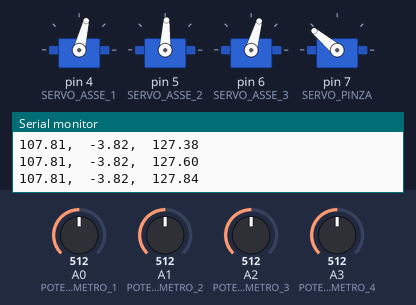
Bench run of a sketch on a simulated Arduino Uno, built with avr-gcc and run on an emulated ATmega328P. On the bench: 4 × servo, the last lines printed to the serial monitor. The test bench sets the inputs (shaded band); at power-on: A3 (POTENZIOMETRO_4) = 512, A0 (POTENZIOMETRO_1) = 512, A1 (POTENZIOMETRO_2) = 512, A2 (POTENZIOMETRO_3) = 512.

Above: at 1.2 s.
1.3 s: A3 (POTENZIOMETRO_4) set to 306
At 1.51 s:
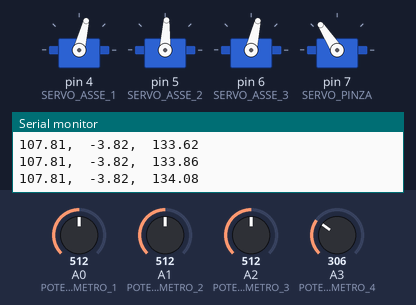
4.3 s: A3 (POTENZIOMETRO_4) set to 30
At 4.54 s:
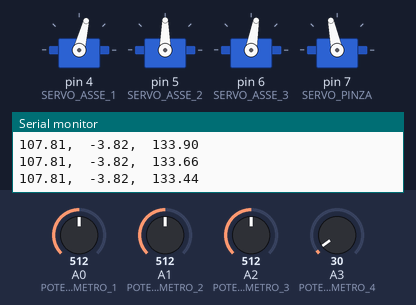
7.3 s: A3 (POTENZIOMETRO_4) set to 716
At 7.79 s:
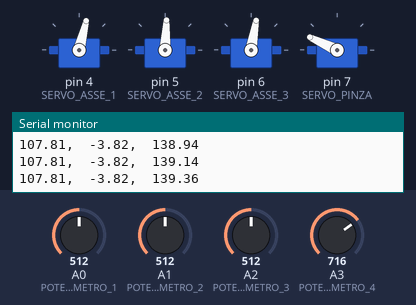
10.3 s: A3 (POTENZIOMETRO_4) set to 992
At 11.79 s:
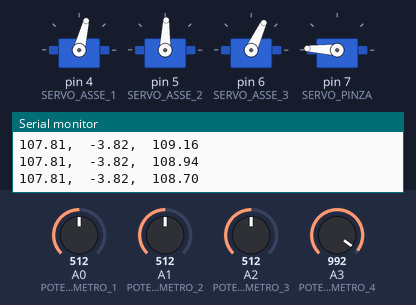
Timing chart, 0 to 14.3 s (numbered marks = the images above; inputs shaded):
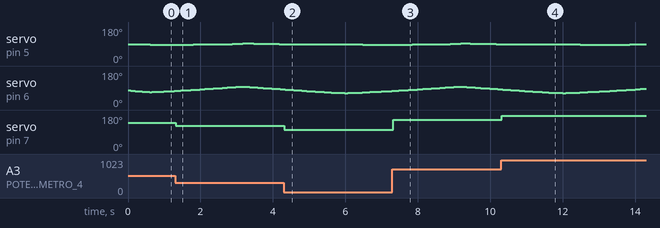

The sketch:

traiettoriaZ.ino
```cpp
/*
 *  VEDI LA LEZIONE COMPLETA :  https://youtu.be/VfE-PyNZjaI
 */

#include <Servo.h>

Servo Servo_0;   /* asse 1, angolo Beta */
Servo Servo_1;   /* asse 2, angolo Alfa */
Servo Servo_2;   /* asse 3, angolo Gamma */
Servo Servo_3;

#define POTENZIOMETRO_1   A0
#define POTENZIOMETRO_2   A1
#define POTENZIOMETRO_3   A2
#define POTENZIOMETRO_4   A3

#define SERVO_ASSE_1  4
#define SERVO_ASSE_2  5
#define SERVO_ASSE_3  6
#define SERVO_PINZA   7
#define PULSANTE      3

#define DELTA_ALFA    1
#define DELTA_BETA    1
#define DELTA_GAMMA   1

#define OFFSET_ALFA    0
#define OFFSET_BETA    -11
#define OFFSET_GAMMA   -10

#define DELTA_T_MS    3000


int potenziometro[4];
int alfa1024, beta1024, gamma1024;
float xmm, ymm, zmm;
int tempoPressionePulsanteDS;


float punto0[3], punto1[3];
unsigned long t0, t1;
int   stato_movimento;
float velX, velY, velZ;


void setup()
{
  Serial.begin(115200);

  Servo_0.attach( SERVO_ASSE_1 );
  Servo_1.attach( SERVO_ASSE_2 );
  Servo_2.attach( SERVO_ASSE_3 );
  Servo_3.attach( SERVO_PINZA );

  // PULSANTE
  pinMode(PULSANTE, INPUT);

  tempoPressionePulsanteDS = 0;
  alfa1024 = 500;
  beta1024 = 500;
  gamma1024 = 500;
  calcoloCinematicoDiretto(alfa1024, beta1024, gamma1024, &xmm, &ymm, &zmm);
  writeServo();

  punto0[0] = xmm; // x del punto 0
  punto0[1] = ymm; // y del punto 0
  punto0[2] = zmm - 30; // z del punto 0

  punto1[0] = xmm; // x del punto 1
  punto1[1] = ymm; // y del punto 1
  punto1[2] = zmm + 30; // z del punto 1

  t0 = millis();
  velX = (punto1[0] - punto0[0])/DELTA_T_MS;
  velY = (punto1[1] - punto0[1])/DELTA_T_MS;
  velZ = (punto1[2] - punto0[2])/DELTA_T_MS;
  stato_movimento = 1;

  Serial.println( "Le tre velocità" );
  Serial.println( velX );
  Serial.println( velY );
  Serial.println( velZ );

}

/*
 - loop function
 * ---------------------------------------------------------------------------*/
void loop()
{
  float x2mm, y2mm, z2mm;

  readPot();   // leggo il potenziometro solo per la pinza

  /*
    x2mm = map(potenziometro[0], 0, 1023,   30, 100);
    y2mm = map(potenziometro[1], 0, 1023, -100, 100);
    z2mm = map(potenziometro[2], 0, 1023,    0, 150);
  */

  if (stato_movimento == 1) {
    /* devo andare da Punto0 a Punto1 */
    x2mm = punto0[0] + velX*(millis() - t0);
    y2mm = punto0[1] + velY*(millis() - t0);
    z2mm = punto0[2] + velZ*(millis() - t0);

    if ( (millis() - t0) >= DELTA_T_MS ) {
      t0 = millis();
      velX = (punto0[0] - punto1[0])/DELTA_T_MS;
      velY = (punto0[1] - punto1[1])/DELTA_T_MS;
      velZ = (punto0[2] - punto1[2])/DELTA_T_MS;
      stato_movimento = 2;
    }
  } else  /* stato_movimento == 2 */ {
    /* devo andare da Punto1 a Punto0 */
    x2mm = punto1[0] + velX*(millis() - t0);
    y2mm = punto1[1] + velY*(millis() - t0);
    z2mm = punto1[2] + velZ*(millis() - t0);

    if ( (millis() - t0) >= DELTA_T_MS ) {
      t0 = millis();
      velX = (punto1[0] - punto0[0])/DELTA_T_MS;
      velY = (punto1[1] - punto0[1])/DELTA_T_MS;
      velZ = (punto1[2] - punto0[2])/DELTA_T_MS;
      stato_movimento = 1;
    }
  }


  Serial.print(x2mm);
  Serial.print(",\t");
  Serial.print(y2mm);
  Serial.print(",\t");
  Serial.println(z2mm);

/***************

  PRESA DIRETTA SUI POTENZIOMETRI:

  alfa1024 = potenziometro[1];
  beta1024 = potenziometro[0];
  gamma1024 = potenziometro[2];

****************/

  /* posizione effettiva : xmm, ymm, zmm */
  /* posizione desiderata : x2mm, y2mm, z2mm */

  int alfa1024_ok,  beta1024_ok,  gamma1024_ok;
  float errore1;

  calcoloCinematicoDiretto(alfa1024, beta1024, gamma1024, &xmm, &ymm, &zmm);
  errore1 = calcoloErrore ((x2mm - xmm), (y2mm - ymm), (z2mm - zmm));

  alfa1024_ok = alfa1024;
  beta1024_ok = beta1024;
  gamma1024_ok = gamma1024;

  /* TENTATIVO 1 */
  tentativoMovimento( alfa1024 + DELTA_ALFA, beta1024, gamma1024, &errore1, x2mm, y2mm, z2mm, &alfa1024_ok, &beta1024_ok, &gamma1024_ok);

  /* TENTATIVO 2 */
  tentativoMovimento( alfa1024 - DELTA_ALFA, beta1024, gamma1024, &errore1, x2mm, y2mm, z2mm, &alfa1024_ok, &beta1024_ok, &gamma1024_ok);

  /* TENTATIVO 3 */
  tentativoMovimento( alfa1024, beta1024 + DELTA_BETA, gamma1024, &errore1, x2mm, y2mm, z2mm, &alfa1024_ok, &beta1024_ok, &gamma1024_ok);

  /* TENTATIVO 4 */
  tentativoMovimento( alfa1024, beta1024 - DELTA_BETA, gamma1024, &errore1, x2mm, y2mm, z2mm, &alfa1024_ok, &beta1024_ok, &gamma1024_ok);

  /* TENTATIVO 5 */
  tentativoMovimento( alfa1024, beta1024, gamma1024 + DELTA_GAMMA, &errore1, x2mm, y2mm, z2mm, &alfa1024_ok, &beta1024_ok, &gamma1024_ok);

  /* TENTATIVO 6 */
  tentativoMovimento( alfa1024, beta1024, gamma1024 - DELTA_GAMMA, &errore1, x2mm, y2mm, z2mm, &alfa1024_ok, &beta1024_ok, &gamma1024_ok);

  alfa1024 =  alfa1024_ok;
  beta1024 =  beta1024_ok;
  gamma1024 = gamma1024_ok;

  writeServo();

}
```

Button.ino
```cpp
//Calculate the time the button  pressed
void readButton()
{
  if (digitalRead(PULSANTE) == 0)
  {
    delay(10);
    if (digitalRead(PULSANTE) == 0)
    {
      tempoPressionePulsanteDS = 0;
      while (!digitalRead(PULSANTE))
      {
        tempoPressionePulsanteDS ++;
        delay(100);
      }
    }
  }
}
```

Cinematica.ino
```cpp
void calcoloCinematicoDiretto(int alfa1024, int beta1024, int gamma1024, float *xmm, float *ymm, float *zmm) {

  float alfaDeg, betaDeg, gammaDeg;
  alfaDeg  = map(alfa1024, 0, 1023,  18000,    0) / 100.0;
  betaDeg  = map(beta1024, 0, 1023,  -9000, 9000) / 100.0;
  gammaDeg = map(gamma1024, 0, 1023, 18000,    0) / 100.0;

  /* trasformo da gradi a radianti */
  float alfaRad, betaRad, gammaRad;
  alfaRad  = alfaDeg * 3.141592/180.00;
  betaRad  = betaDeg * 3.141592/180.00;
  gammaRad = gammaDeg * 3.141592/180.00;

  float xOmm, yOmm, zOmm;
  xOmm = 0;
  yOmm = 0;
  zOmm = 0;

  float xO1mm, yO1mm, zO1mm;
  xO1mm = xOmm + 0;
  yO1mm = yOmm + 0;
  zO1mm = zOmm + 64;

  float xO2mm, yO2mm, zO2mm;
  xO2mm = xO1mm + 60*cos(alfaRad)*cos(betaRad);
  yO2mm = yO1mm + 60*cos(alfaRad)*sin(betaRad);
  zO2mm = zO1mm + 60*sin(alfaRad);

  float xPmm, yPmm, zPmm;
  /*
   * SENZA CONSIDERARE I 10 MM DI DISALLINEAMENTO
   *
  xPmm = xO2mm + 110*cos(alfaRad - gammaRad)*cos(betaRad);
  yPmm = yO2mm + 110*cos(alfaRad - gammaRad)*sin(betaRad);
  zPmm = zO2mm + 110*sin(alfaRad - gammaRad);
   *
   */
  /*
   * CONSIDERANDO I 10 MM DI DISALLINEAMENTO IN Z
   */
  xPmm = xO2mm + (110*cos(alfaRad - gammaRad) - 10*sin(alfaRad - gammaRad))*cos(betaRad);
  yPmm = yO2mm + (110*cos(alfaRad - gammaRad) - 10*sin(alfaRad - gammaRad))*sin(betaRad);
  zPmm = zO2mm + (110*sin(alfaRad - gammaRad) + 10*cos(alfaRad - gammaRad));

  *xmm = xPmm;
  *ymm = yPmm;
  *zmm = zPmm;

  /*
  Serial.print(xPmm);
  Serial.print(",");
  Serial.print(yPmm);
  Serial.print(",");
  Serial.println(zPmm);
  */
}

float calcoloErrore ( float deltaX, float deltaY, float deltaZ ) {

  return ((deltaX*deltaX) + (deltaY*deltaY) + (deltaZ*deltaZ));

}


void tentativoMovimento(int alfa1024_tmp, int beta1024_tmp, int gamma1024_tmp,
                        float *errore1,
                        float x2mm, float y2mm, float z2mm,
                        int *alfa1024_ok, int *beta1024_ok, int *gamma1024_ok) {

  float xmm_tmp, ymm_tmp, zmm_tmp, errore2;

  calcoloCinematicoDiretto(alfa1024_tmp, beta1024_tmp, gamma1024_tmp, &xmm_tmp, &ymm_tmp, &zmm_tmp);
  errore2 = calcoloErrore ( (x2mm - xmm_tmp), (y2mm - ymm_tmp), (z2mm - zmm_tmp));

  if (errore2 < *errore1) {
    *alfa1024_ok = alfa1024_tmp;
    *beta1024_ok = beta1024_tmp;
    *gamma1024_ok = gamma1024_tmp;

    *errore1 = errore2;
  }

}

void writeServo() {

  Servo_1.write(map(alfa1024, 0, 1023, 0, 180)       + OFFSET_ALFA);
  Servo_0.write(map(beta1024, 0, 1023, 0, 180)       + OFFSET_BETA);
  Servo_2.write(map(gamma1024, 0, 1023, 0, 180)      + OFFSET_GAMMA);
  Servo_3.write(map(potenziometro[3], 0, 1023, 100, 180));

}
```

Record.ino
```cpp
//Read the values ot the potentiometers.
void readPot()
{
  potenziometro[0] = analogRead( POTENZIOMETRO_1 );
  potenziometro[1] = analogRead( POTENZIOMETRO_2 );
  potenziometro[2] = analogRead( POTENZIOMETRO_3 );
  potenziometro[3] = analogRead( POTENZIOMETRO_4 );
}
```

Measured:
- after the input at 1.3 s, servo on pin 7 (SERVO_PINZA): 140° → 123° at once
- after the input at 4.3 s, servo on pin 7 (SERVO_PINZA): 123° → 102° at once
- after the input at 7.3 s, servo on pin 7 (SERVO_PINZA): 102° → 155° at once
- after the input at 10.3 s, servo on pin 7 (SERVO_PINZA): 155° → 177° at once
